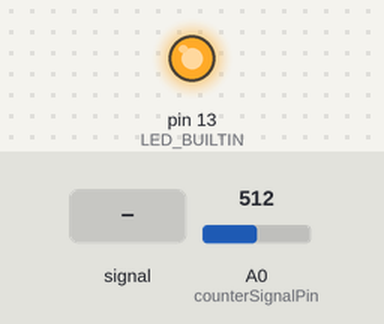
The sketch below on a simulated Arduino Uno, built with avr-gcc and run on an emulated ATmega328P. Shown: output pins drawn as LEDs (lit = HIGH). Inputs (shaded band) come from the test bench; at power-on: A0 (counterSignalPin) = 512.

Above: at 1.2 s.
1.3 s: A0 (counterSignalPin) fed a 200 Hz sine of ±81 counts around its level
At 2.5 s:
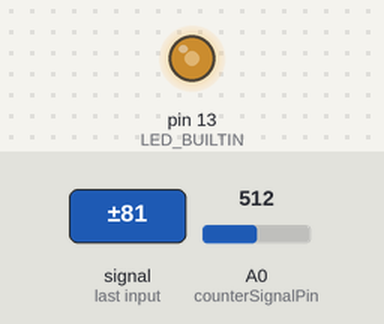
2.8 s: A0 (counterSignalPin) set to 716
At 3.4 s:
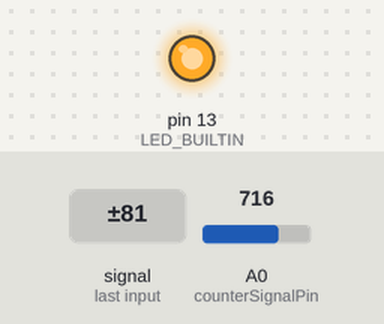
4.3 s: A0 (counterSignalPin) fed a 1000 Hz sine of ±255 counts around its level
At 4.7 s:
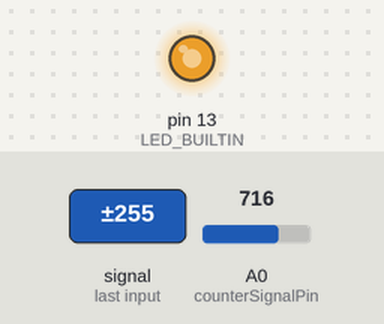
5.8 s: A0 (counterSignalPin) set to 508
At 6.5 s:
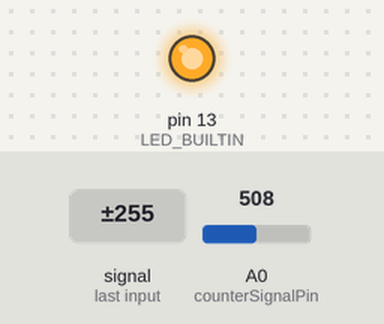
7.3 s: A0 (counterSignalPin) set to 489
At 7.8 s:
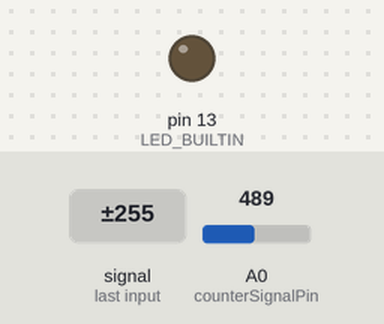
8.8 s: A0 (counterSignalPin) fed a 50 Hz sine of ±306 counts around its level
At 9.5 s:
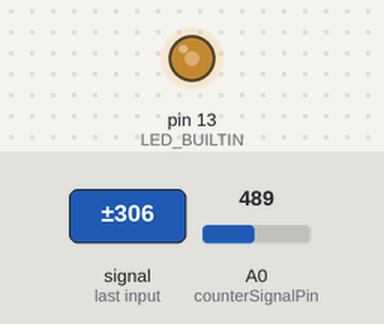
Timing chart, 0 to 11.3 s (numbered marks = the images above; inputs shaded):
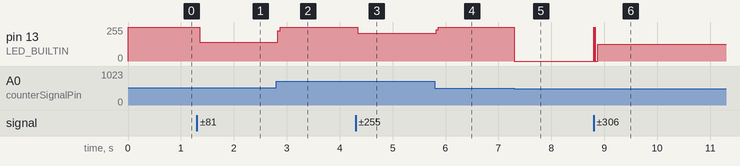

Measured:
- the behaviour switches between 501 and 500 on A0 (counterSignalPin) (found by bisection; images 4 and 5)
- after the input at 1.3 s, pin 13 (LED_BUILTIN): 255/255 → 139/255 after 0.05 s
- after the input at 2.8 s, pin 13 (LED_BUILTIN): 139/255 → 255/255 at once
- after the input at 4.3 s, pin 13 (LED_BUILTIN): 255/255 → 209/255 at once
- after the input at 5.8 s, pin 13 (LED_BUILTIN): 209/255 → 255/255 at once
- after the input at 7.3 s, pin 13 (LED_BUILTIN): 255/255 → 0/255 at once
- after the input at 8.8 s, pin 13 (LED_BUILTIN): 0/255 → 124/255 at once

The sketch:

sketch_BluetoothController.ino
```cpp
#include <Arduino.h>
#include <SoftwareSerial.h>

#define rxPin 2
#define txPin 3
#define counterSignalPin A0

SoftwareSerial mySerial(rxPin, txPin);
int lastState = 0;
int val = 0;
bool isPaired = false;
bool firstSend = true;

void setup(){
  pinMode(LED_BUILTIN, OUTPUT);
  digitalWrite(LED_BUILTIN, LOW);

  //Set up Tx/Rx pins
  pinMode(rxPin, INPUT);
  pinMode(txPin, OUTPUT);

  mySerial.begin(9600);
}

void loop() {
  val = analogRead(counterSignalPin);

  // wait for a handshake signal to either start or end
  int i = 0;
  char state[32] = {0};
  if (mySerial.available() > 0) {
    do {
      state[i++] = mySerial.read();
    } while (mySerial.available() > 0 );
  }
  //The ARCore application should have a button to start or stop the service.
  //This button should be sending the bytes equivelent to ASCII letter 'Y'
  //This way you can start and stop when you need to track the data collection with AR Camera
  if (state[0] == 'Y') {
    isPaired = !isPaired;
  }

  if (val > 500) {
    digitalWrite(LED_BUILTIN, HIGH);
    if (isPaired && firstSend) {
      mySerial.println('X');
      firstSend = false;
    }
  } else {
    digitalWrite(LED_BUILTIN, LOW);
    firstSend = true;
  }
}
```
